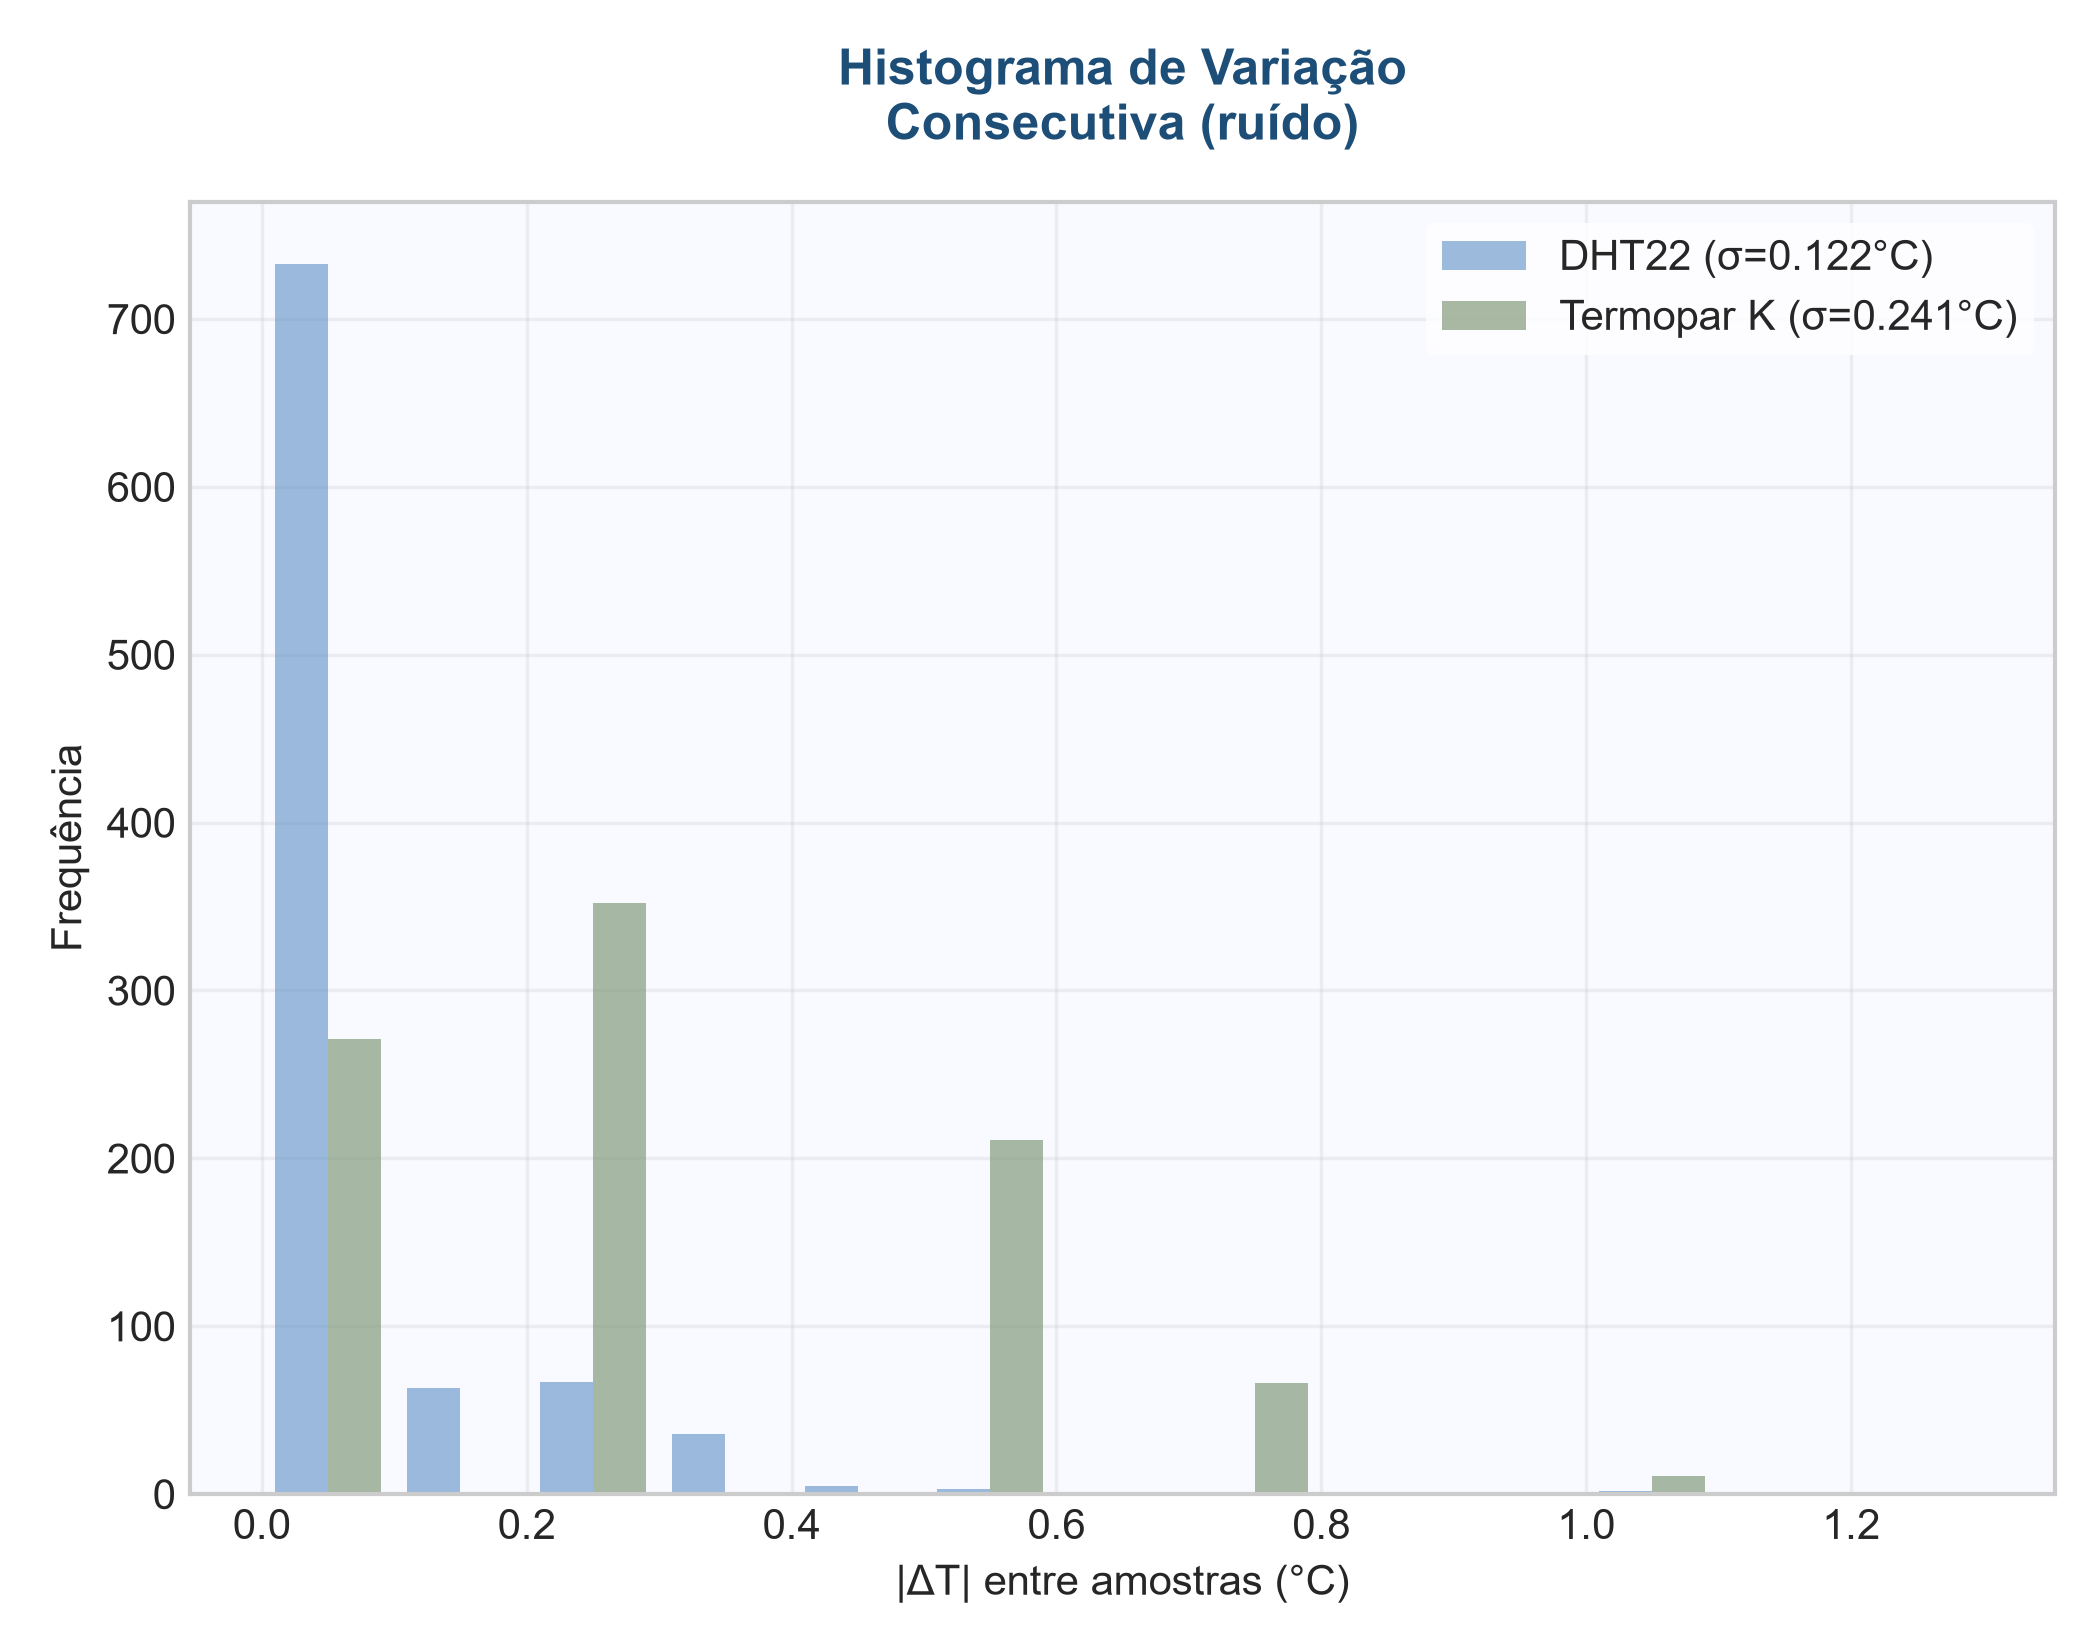

Write Python code to recreate this figure.
import pandas as pd
import numpy as np
import matplotlib.pyplot as plt

# 1. Carrega o arquivo tratando o cabeçalho do PuTTY
df = pd.read_csv('dados.csv', encoding='latin-1', sep=';', skiprows=1)

sensores = ['DHT22', 'Termopar_K']
for col in sensores:
    if col in df.columns:
        df[col] = df[col].astype(str).str.replace('°C', '', regex=False)
        df[col] = df[col].str.replace(',', '.', regex=False).str.strip()
        df[col] = pd.to_numeric(df[col], errors='coerce')

# Remove nulos para calcular a variação consecutiva estável
df_clean = df[sensores].dropna()

# 2. Configuração do estilo visual
plt.style.use('seaborn-v0_8-whitegrid' if 'seaborn-v0_8-whitegrid' in plt.style.available else 'default')
fig, ax = plt.subplots(figsize=(7, 5.5))

# Cálculo do ruído consecutivo |X_k - X_{k-1}|
ruido_dht22 = np.abs(df_clean['DHT22'].diff().dropna())
ruido_tk = np.abs(df_clean['Termopar_K'].diff().dropna())

bins = np.arange(0, 1.4, 0.1)

ax.hist([ruido_dht22, ruido_tk], bins=bins, alpha=0.7, 
        color=['#729ece', '#849b7d'], 
        label=['DHT22 (σ=0.122°C)', 'Termopar K (σ=0.241°C)'],
        rwidth=0.8)

ax.set_title('Histograma de Variação\nConsecutiva (ruído)', 
             fontsize=12, fontweight='bold', color='#1d4e77', pad=15)
ax.set_xlabel('|ΔT| entre amostras (°C)', fontsize=10)
ax.set_ylabel('Frequência', fontsize=10)
ax.legend(frameon=True, facecolor='white', edgecolor='none')
ax.grid(linestyle='-', alpha=0.3)
ax.set_facecolor('#f8faff')

plt.tight_layout()
plt.savefig('grafico_2_histograma.png', dpi=300)
plt.show()
